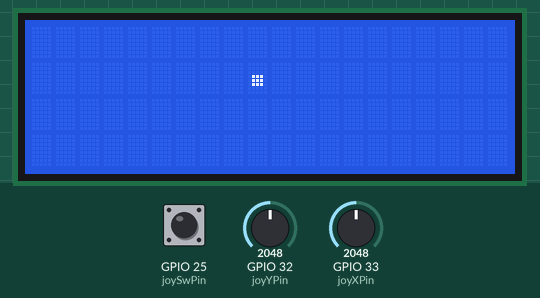
This sketch was run on a simulated ESP32. Parts: 20×4 character LCD. The test bench sets the inputs (shaded band); at power-on: GPIO 33 (joyXPin) = 2048, GPIO 32 (joyYPin) = 2048, GPIO 25 (joySwPin) HIGH. Random numbers use the default seed unless the sketch sets one.

Above: at 0.9 s.
1.0 s: GPIO 33 (joyXPin) set to 1423
2.5 s: GPIO 33 (joyXPin) set to 1326
At 2.77 s:
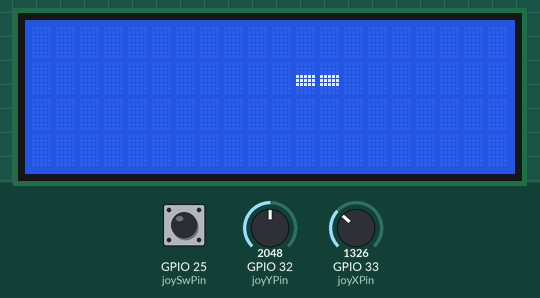
5.5 s: GPIO 32 (joyYPin) set to 2698
7.1 s: GPIO 32 (joyYPin) set to 2795
At 7.73 s:
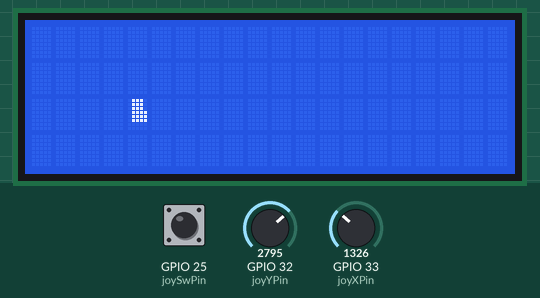
9.4 s: GPIO 33 (joyXPin) set to 4095
At 10.79 s:
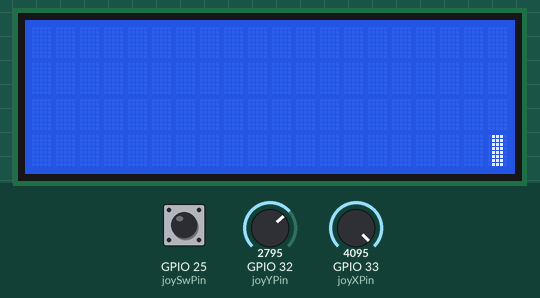
12.4 s: GPIO 32 (joyYPin) set to 1228
At 12.7 s:
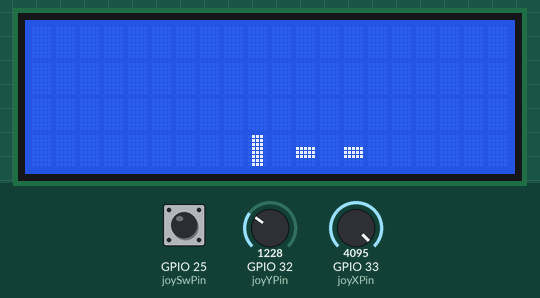
Timing chart, 0 to 15.4 s (numbered marks = the images above; inputs shaded):
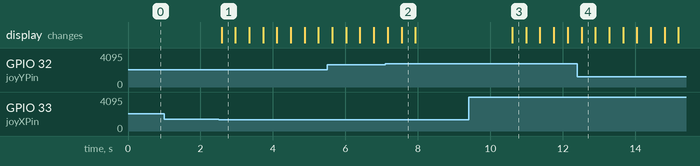

The sketch:

game_console.ino
```cpp
#include <Arduino.h>
#include <LiquidCrystal_I2C.h>
#include <Wire.h>
// #include <EEPROM.h>
// 0 - dino highscore

#define joyYPin 32
#define joyXPin 33
#define joySwPin 25

int joyY = 0;
int joyX = 0;
bool joySw = false;

const String emptyLine = "                    ";

LiquidCrystal_I2C lcd(0x27, 20, 4);

void wait(int time) {
  joyY = 0;
  joyX = 0;
  joySw = false;

  unsigned long start = millis();
  while (true) {

    int joyYNew = analogRead(joyYPin);
    joyYNew = map(joyYNew, 0, 4095, -1, 2);
    if (joyYNew != 0) joyY = joyYNew;

    int joyXNew = analogRead(joyXPin);
    joyXNew = map(joyXNew, 0, 4095, -1, 2);
    if (joyXNew != 0) joyX = joyXNew;

    if (digitalRead(joySwPin) == 0) joySw = true;

    if (millis() - start >= time) break;

    delay(3);
  }
}

struct DinoGame {
  int dinoY, dinoTime, score, highScore, cacti[3];
  bool run;

  byte dino[8] = {
    0b00000,
    0b11100,
    0b10111,
    0b11111,
    0b01100,
    0b01110,
    0b10100,
    0b10100,
  };

  byte cactus[8] = {
    0b00000,
    0b00100,
    0b10100,
    0b10101,
    0b11101,
    0b00111,
    0b00100,
    0b00100,
  };

  void setup() {
    dinoY = 2;
    dinoTime = 0;
    score = 0;
    // EEPROM.get(0, highScore);
    run = true;
    cacti[0] = cacti[1] = cacti[2] = -1;
    lcd.createChar(0, dino);
    lcd.createChar(1, cactus);
    randomSeed(analogRead(0));
    lcd.clear();
  }

  void loop() {
    lcd.setCursor(0, 0);
    lcd.print(emptyLine);
    lcd.setCursor(0, 1);
    lcd.print(emptyLine);
    lcd.setCursor(0, 2);
    lcd.print(emptyLine);

    if (!run) {
      // EEPROM.get(0, highScore);
      // if (highScore < score) {
      //   EEPROM.put(0, score);
      //   highScore = score;
      // }

      lcd.setCursor(5, 1);
      lcd.print("Game Over!");
      lcd.setCursor(3, 2);
      lcd.print("Sc:");
      lcd.print(score);
      lcd.setCursor(10, 2);
      // lcd.print("HI:");
      // lcd.print(highScore);
      while (!joySw) {
        wait(100);
      }
      setup();
      return;
    }

    lcd.setCursor(10, 0);
    lcd.print("Score:");
    lcd.print(score);

    if (joyY == 1 && dinoY == 2) {
      dinoY = 1;
      dinoTime = 3;
    }
    if (joyY == -1) {
      dinoY = 2;
      dinoTime = 0;
    }

    if (dinoTime <= 0) dinoY = 2;
    else dinoTime--;

    lcd.setCursor(2, dinoY);
    lcd.write(0);

    for (int i = 0; i < 3; i++) {
      cacti[i]--;
      if (cacti[i] < 0) {
        cacti[i] = random(20, 40);
      }
      if (cacti[i] < 20) {
        lcd.setCursor(cacti[i], 2);
        lcd.write(1);
      }

      if (cacti[i] == 2 && dinoY == 2) {
        run = false;
        delay(1000);
        return;
      }
    }

    wait(200);
    score += 1;
  }
};


struct SnakeGame {
  int snake[20*4][2], snakeLen, head, snakeX, snakeY, dirX, dirY, appleX, appleY;

  bool run, gameOver, gameWon;

  byte snakeV[8] = {
    0b01110,
    0b01110,
    0b01110,
    0b01110,
    0b01110,
    0b01110,
    0b01110,
    0b01110,
  };

  byte snakeH[8] = {
    0b00000,
    0b00000,
    0b00000,
    0b11111,
    0b11111,
    0b11111,
    0b00000,
    0b00000,
  };

  byte snakeTopLeft[8] = {
    0b01110,
    0b01110,
    0b01110,
    0b11110,
    0b11110,
    0b11110,
    0b00000,
    0b00000,
  };

  byte snakeTopRight [8] = {
    0b01110,
    0b01110,
    0b01110,
    0b01111,
    0b01111,
    0b01111,
    0b00000,
    0b00000,
  };

  byte snakeBottomLeft [8] = {
    0b00000,
    0b00000,
    0b00000,
    0b11110,
    0b11110,
    0b11110,
    0b01110,
    0b01110,
  };

  byte snakeBottomRight [8] = {
    0b00000,
    0b00000,
    0b00000,
    0b01111,
    0b01111,
    0b01111,
    0b01110,
    0b01110,
  };

  byte snakeDot[8] = {
    0b00000,
    0b00000,
    0b00000,
    0b01110,
    0b01110,
    0b01110,
    0b00000,
    0b00000,
  };

  byte apple[8] = {
    0b00000,
    0b01010,
    0b00100,
    0b01110,
    0b01110,
    0b01110,
    0b00000,
    0b00000,
  };

  void setApple(int &x, int &y) {
    appleX = random(0, 20);
    appleY = random(0, 4);

    lcd.setCursor(appleX, appleY);
    lcd.write(7);
  }

  void incHead(int &head) {
    head = (head+1) % 80;
  }

  void drawSnake() {
    int currentX = snakeX;
    int currentY = snakeY;

    int prevX = 0;
    int prevY = 0;
    for (int offset = 0; offset < snakeLen; offset++) {
      int i = (head - offset + 80) % 80;

      if (offset != 0) {
        if (currentX == snakeX && currentY == snakeY) {
          run = false;
          delay(1000);
          return;
        }
      }

      int currentMove[2] = {snake[i][0], snake[i][1]};

      int diffX = prevX + currentMove[0];
      int diffY = prevY + currentMove[1];
      prevX = currentMove[0];
      prevY = currentMove[1];

      int snakeChar;

      if (abs(diffY) == 2) {
        snakeChar = 0;
      }
      else if (abs(diffX) == 2) {
        snakeChar = 1;
      }
      else if (diffX == -1 && diffY == -1) {
        snakeChar = 2;
      }
      else if (diffX == 1 && diffY == -1) {
        snakeChar = 3;
      }
      else if (diffX == -1 && diffY == 1) {
        snakeChar = 4;
      }
      else if (diffX == 1 && diffY == 1) {
        snakeChar = 5;
      }
      else if (diffX == 0 && abs(diffY) == 1) {
        snakeChar = 0;
      }
      else if (abs(diffX) == 1 && diffY == 0) {
        snakeChar = 1;
      }

      lcd.setCursor(currentX, currentY);
      lcd.write(snakeChar);
      currentX += currentMove[0];
      currentY += currentMove[1];
    }

    int diffX = snake[(head-snakeLen+81)%80][0];
    int diffY = snake[(head-snakeLen+81)%80][1];
    int snakeChar;

    if (abs(diffY) == 1) {
      snakeChar = 0;
    }
    else if (abs(diffX) == 1) {
      snakeChar = 1;
    }
    lcd.setCursor(currentX, currentY);
    lcd.write(snakeChar);
  }

  void setup() {
    lcd.createChar(0, snakeV);
    lcd.createChar(1, snakeH);
    lcd.createChar(2, snakeTopLeft);
    lcd.createChar(3, snakeTopRight);
    lcd.createChar(4, snakeBottomLeft);
    lcd.createChar(5, snakeBottomRight);
    lcd.createChar(6, snakeDot);
    lcd.createChar(7, apple);

    randomSeed(analogRead(0));

    snakeX = 9;
    snakeY = 1;
    dirX = 0;
    dirY = 0;

    snakeLen = 1;
    head = 0;

    appleX = 0;
    appleY = 0;
    setApple(appleX, appleY);

    run = false;
    gameOver = false;
    gameWon = false;

    lcd.clear();

    lcd.setCursor(snakeX, snakeY);
    lcd.write(6);

    joyX = 0;
    joyY = 0;
    while (joyX == 0 && joyY == 0) {
      wait(10);
    }
    snake[head][0] = -joyX;
    snake[head][1] = -joyY;
    snakeX -= joyX;
    snakeY -= joyY;
    run = true;
  }

  void loop() {
    lcd.setCursor(0, 0);
    lcd.print(emptyLine);
    lcd.setCursor(0, 1);
    lcd.print(emptyLine);
    lcd.setCursor(0, 2);
    lcd.print(emptyLine);
    lcd.setCursor(0, 3);
    lcd.print(emptyLine);

    if (!run) {
      if (gameOver) {
        lcd.setCursor(5, 1);
        lcd.print("Game Over!");
        lcd.setCursor(3, 2);
        lcd.print("Sc:");
        lcd.print(snakeLen);
        lcd.setCursor(10, 2);
        lcd.print("HI:");
        // lcd.print(highScore);
        while (!joySw) {
          wait(100);
        }
        setup();
        return;
      }
      else if (gameWon) {
        lcd.setCursor(6, 1);
        lcd.print("You Won!");
        lcd.setCursor(3, 2);
        lcd.print("Sc:");
        lcd.print(snakeLen);
        lcd.setCursor(10, 2);
        lcd.print("HI:");
        // lcd.print(highScore);
        while (!joySw) {
          wait(100);
        }
        setup();
        return;
      }
      return;
    }

    snakeX -= joyX;
    snakeY -= joyY;

    incHead(head);
    snake[head][0] = -joyX;
    snake[head][1] = -joyY;

    if (snakeX == appleX && snakeY == appleY) {
      snakeLen += 1;
      setApple(appleX, appleY);
    }

    drawSnake();

    if (snakeLen == 80) {
      gameWon = true;
      delay(2000);
      return;
    }

    wait(300);
  }
};

void (*gameLoop)()  = nullptr;

DinoGame dino;
SnakeGame snake;

void startDino() {
  gameLoop = []{ dino.loop(); };
  dino.setup();
}

void startSnake() {
  gameLoop = []{ snake.loop(); };
  snake.setup();
}

void setup() {
  Wire.begin(21, 22);
  lcd.init();
  lcd.backlight();

  pinMode(joyYPin, INPUT);
  pinMode(joyXPin, INPUT);
  pinMode(joySwPin, INPUT_PULLUP);

  Serial.begin(9600);

  startSnake();
}

void loop() {
  gameLoop();
}
```

Measured:
- the behaviour switches between 1365 and 1364 on GPIO 33 (joyXPin) (found by bisection; images 0 and 1)
- the behaviour switches between 2729 and 2730 on GPIO 32 (joyYPin) (found by bisection; images 1 and 2)
- after the input at 1.0 s, every drawn part: stays the same
- after the input at 2.5 s, the display: changes after 0.09 s (image 1)
- after the input at 9.4 s, the display: changes after 1.2 s (image 3)
